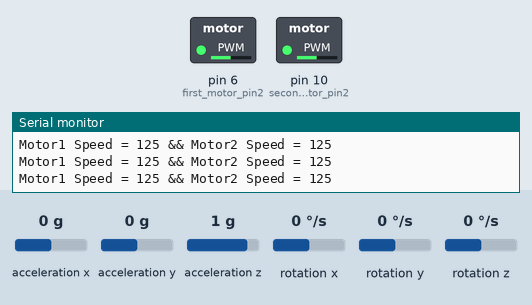
Simulated run of this sketch. Board: Arduino Uno, built with avr-gcc and run on an emulated ATmega328P. Shown: switched loads named in the sketch (green lamp = pin HIGH), the last lines printed to the serial monitor. Inputs (shaded band) come from the test bench; at power-on: acceleration x 0 g, acceleration y 0 g, acceleration z 1 g, rotation x 0 °/s, rotation y 0 °/s, rotation z 0 °/s.

Above: at 3.2 s.
3.3 s: acceleration x set to -1.4 g
At 4.0 s:
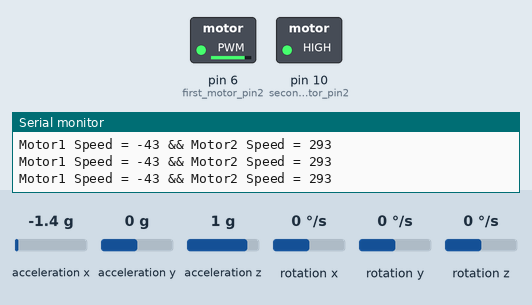
4.9 s: acceleration x set to -1.2 g
At 5.4 s:
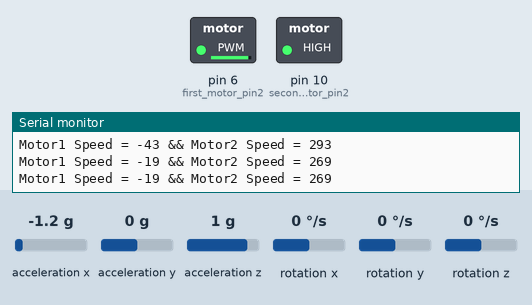
6.5 s: acceleration x set to -0.9 g
At 7.6 s:
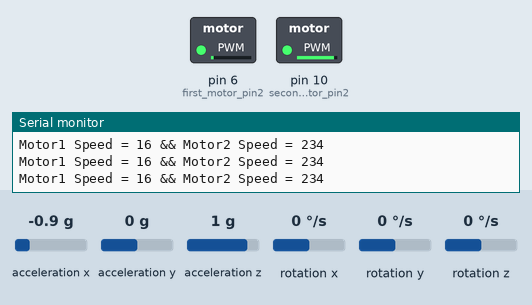
8.0 s: acceleration x set to 0.8 g
At 9.0 s:
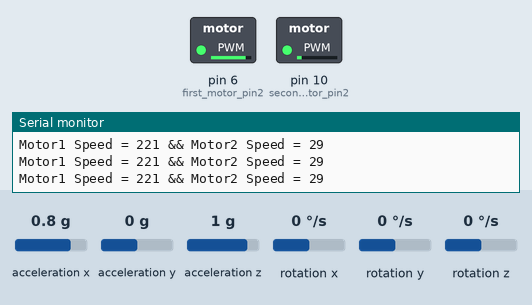
9.6 s: acceleration x set to 0 g
At 10.3 s:
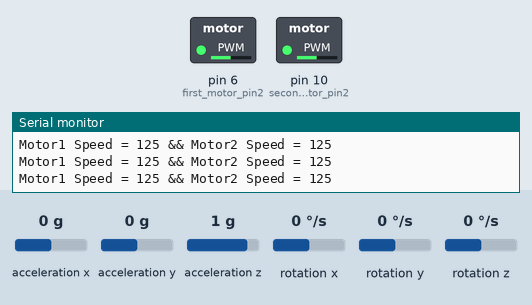
Timing chart, 0 to 12.2 s (numbered marks = the images above; inputs shaded):
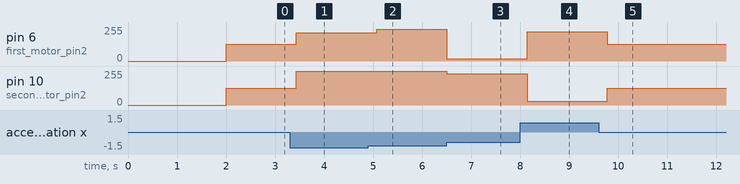

The sketch:

A2_motor_mpu.ino
```cpp
#include <Wire.h>
#include <MPU6050.h>

#define first_motor_pin1 5
#define first_motor_pin2 6
#define second_motor_pin1 9
#define second_motor_pin2 10

MPU6050 sensor;
int16_t ax, ay, az;
int16_t gx, gy, gz;

int first_motor_speed;
int second_motor_speed;

void setup ( )
{
  Wire.begin( );
  Serial.begin (9600);
  Serial.println ("Initializing the sensor");
  sensor.initialize ( );
  Serial.println(sensor.testConnection( ) ? "Successfully Connected" : "Connection failed");
  delay(1000);
  Serial.println("Taking Values from the sensor");
  delay(1000);
}

void loop ( )
{
  sensor.getMotion6(&ax, &ay, &az, &gx, &gy, &gz);
  ax = map(ax, -17000, 17000, -125, 125);
  first_motor_speed = 125+ax;
  second_motor_speed = 125-ax;

  Serial.print ("Motor1 Speed = ");
  Serial.print (first_motor_speed, DEC);
  Serial.print (" && ");
  Serial.print ("Motor2 Speed = ");
  Serial.println (second_motor_speed, DEC);

  analogWrite (first_motor_pin2, first_motor_speed);
  analogWrite (second_motor_pin2, second_motor_speed);
  delay (200);
}
```

Measured:
- the behaviour switches between -1.1 and -1 g on acceleration x (found by bisection; images 2 and 3)
- after the input at 3.3 s, pin 6 (first_motor_pin2): 125/255 → 213/255 after 0.14 s; pin 10 (second_motor_pin2): 125/255 → 255/255 after 0.14 s
- after the input at 4.9 s, pin 6 (first_motor_pin2): 213/255 → 237/255 after 0.17 s
- after the input at 6.5 s, pin 6 (first_motor_pin2): 237/255 → 16/255 at once; pin 10 (second_motor_pin2): 255/255 → 234/255 at once
- after the input at 8.0 s, pin 6 (first_motor_pin2): 16/255 → 221/255 after 0.14 s; pin 10 (second_motor_pin2): 234/255 → 29/255 after 0.14 s
- after the input at 9.6 s, pin 6 (first_motor_pin2): 221/255 → 125/255 after 0.18 s; pin 10 (second_motor_pin2): 29/255 → 125/255 after 0.18 s
